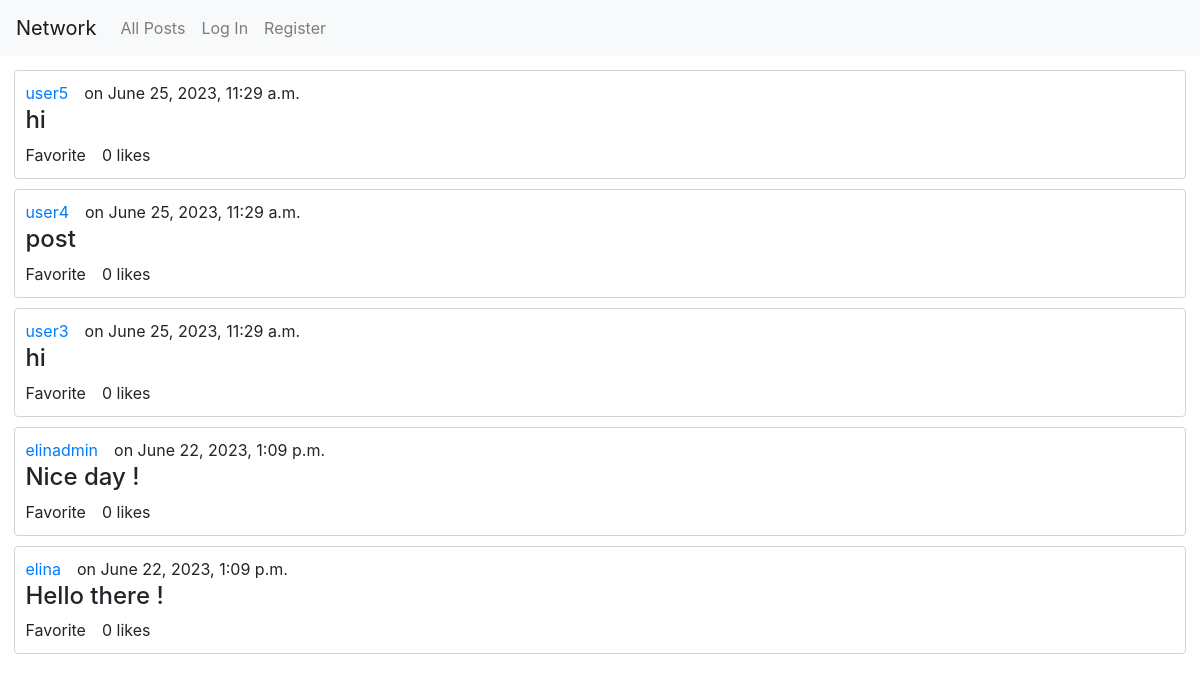
The page / on the database its author committed.
### network/models.py (models this page shows, shortened)
class Posts(models.Model):
    id = models.AutoField(primary_key=True)
    username = models.ForeignKey(User,on_delete=models.CASCADE)
    date = models.DateTimeField(auto_now_add=True)
    post = models.TextField()
    likes = models.IntegerField()
    likers = models.ManyToManyField(User,blank=True,related_name="liked")

class User(AbstractUser):
    id = models.AutoField(primary_key=True)
    following_count = models.IntegerField(blank=True)
    followers_count = models.IntegerField(blank=True)

### network/views.py (the view)
# urls.py: path("", views.index, name="index"),
def index(request):
    posts = Posts.objects.all().order_by('-date')
    if posts.exists():
        return render(request, "network/index.html",{
            "posts":posts,
            "request":request
        })
    else:
        return render(request, "network/index.html",{
            "message":"There are no posts. Be the first !",
        })

### network/templates/network/index.html (shortened to what this page needs)
{% extends "network/layout.html" %}
{% block body %}
    {% if posts %}
        {% for post in posts %}
        <div class="box">
            <div class="postsection">
                {% if request.user.username == post.username.username %}
                    <a class="user" href="{% url 'profile' name=post.username.username %}">{{post.username}}(You)<a>
                {% else %}
                    <a class="user" href="{% url 'profile' name=post.username.username %}">{{post.username}}<a>
                {% endif %}
                <p>on {{post.date}}</p>
            </div>
            <h4>{{post.post}}</h4>
            <div class="postsection">
                <a>
                    <span id="{{post.id}}" class="material-symbols-outlined likebtn">Favorite</span>
                </a>
                <p>{{post.likes}} likes</p>
            </div>
        </div>
        {% endfor %}
    {% endif %}
{% endblock %}

### network/static/network/styles.css (style rules this page uses)
.box { border-style:solid; border-width: 1px; border-radius:0.25rem; border-color:#ced4da; padding:10px; margin-bottom:10px; }
.postsection { display:flex; height:20px; margin-bottom:5px; }
.user { margin-right:1rem; }
.material-symbols-outlined { margin-right:1rem; cursor:pointer; font-variation-settings: 'FILL' 0, 'wght' 400, 'GRAD' 0, 'opsz' 48 }
p { margin-right:1rem; }

### rows shown on the page
Posts: username "user5", date "June 25, 2023, 11:29 a.m.", post "hi", likes "0"
Posts: username "user4", date "June 25, 2023, 11:29 a.m.", post "post", likes "0"
Posts: username "user3", date "June 25, 2023, 11:29 a.m.", post "hi", likes "0"
Posts: username "elinadmin", date "June 22, 2023, 1:09 p.m.", post "Nice day !", likes "0"
Posts: username "elina", date "June 22, 2023, 1:09 p.m.", post "Hello there !", likes "0"
